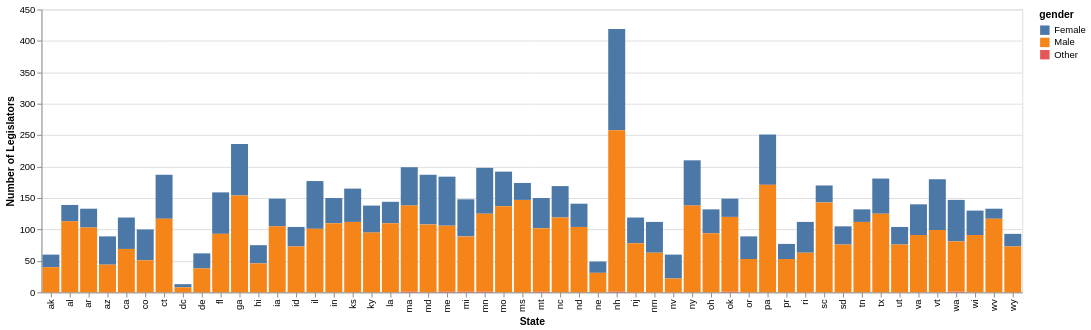

Write notebook code for a chart like this one.
### Markdown cell above
### 1.1: Initial Plot

First let's build a visualization of gender breakdowns in state legislatures.
Use the following:

- stacked bars per state
- each segment of stacked bar is gender

Your graph should somewhat resemble *imgs/ex1.1.png*.

### Code cell
def states_by_gender_initial(df):
    counts = (
        df.groupby(["state", "gender"]).size().reset_index(name="count")
    ) 
    
    return alt.Chart(counts).mark_bar().encode(
        x=(alt.X("state:N", title="State")),
        y=(alt.Y("count:Q", title="Number of Legislators")),
        color=alt.Color("gender:N")
    )

# render chart
states_by_gender_initial(legislators_df())

### Figure 1 — Vega-Lite specification as saved in the notebook (floating-point values rounded to 4 significant figures)
{"config": {"view": {"continuousWidth": 300, "continuousHeight": 300}}, "data": {"name": "data-e05d9ccbe9b6d0d100d2087e546bcfa5"}, "mark": {"type": "bar"}, "encoding": {"color": {"field": "gender", "type": "nominal"}, "x": {"field": "state", "title": "State", "type": "nominal"}, "y": {"field": "count", "title": "Number of Legislators", "type": "quantitative"}}, "$schema": "https://vega.github.io/schema/vega-lite/v6.4.1.json", "datasets": {"data-e05d9ccbe9b6d0d100d2087e546bcfa5": [{"state": "ak", "gender": "Female", "count": 20}, {"state": "ak", "gender": "Male", "count": 40}, {"state": "al", "gender": "Female", "count": 26}, {"state": "al", "gender": "Male", "count": 113}, {"state": "ar", "gender": "Female", "count": 30}, {"state": "ar", "gender": "Male", "count": 103}, {"state": "az", "gender": "Female", "count": 45}, {"state": "az", "gender": "Male", "count": 44}, {"state": "ca", "gender": "Female", "count": 50}, {"state": "ca", "gender": "Male", "count": 69}, {"state": "co", "gender": "Female", "count": 49}, {"state": "co", "gender": "Male", "count": 51}, {"state": "ct", "gender": "Female", "count": 70}, {"state": "ct", "gender": "Male", "count": 117}, {"state": "dc", "gender": "Female", "count": 5}, {"state": "dc", "gender": "Male", "count": 8}, {"state": "de", "gender": "Female", "count": 24}, {"state": "de", "gender": "Male", "count": 38}, {"state": "fl", "gender": "Female", "count": 66}, {"state": "fl", "gender": "Male", "count": 93}, {"state": "ga", "gender": "Female", "count": 82}, {"state": "ga", "gender": "Male", "count": 154}, {"state": "hi", "gender": "Female", "count": 29}, {"state": "hi", "gender": "Male", "count": 46}, {"state": "ia", "gender": "Female", "count": 44}, {"state": "ia", "gender": "Male", "count": 105}, {"state": "id", "gender": "Female", "count": 31}, {"state": "id", "gender": "Male", "count": 73}, {"state": "il", "gender": "Female", "count": 76}, {"state": "il", "gender": "Male", "count": 101}, {"state": "in", "gender": "Female", "count": 40}, {"state": "in", "gender": "Male", "count": 110}, {"state": "ks", "gender": "Female", "count": 53}, {"state": "ks", "gender": "Male", "count": 112}, {"state": "ky", "gender": "Female", "count": 43}, {"state": "ky", "gender": "Male", "count": 95}, {"state": "la", "gender": "Female", "count": 34}, {"state": "la", "gender": "Male", "count": 110}, {"state": "ma", "gender": "Female", "count": 61}, {"state": "ma", "gender": "Male", "count": 137}, {"state": "ma", "gender": "Other", "count": 1}, {"state": "md", "gender": "Female", "count": 79}, {"state": "md", "gender": "Male", "count": 108}, {"state": "me", "gender": "Female", "count": 78}, {"state": "me", "gender": "Male", "count": 105}, {"state": "me", "gender": "Other", "count": 1}, {"state": "mi", "gender": "Female", "count": 59}, {"state": "mi", "gender": "Male", "count": 88}, {"state": "mi", "gender": "Other", "count": 1}, {"state": "mn", "gender": "Female", "count": 73}, {"state": "mn", "gender": "Male", "count": 124}, {"state": "mn", "gender": "Other", "count": 1}, {"state": "mo", "gender": "Female", "count": 55}, {"state": "mo", "gender": "Male", "count": 137}, {"state": "ms", "gender": "Female", "count": 27}, {"state": "ms", "gender": "Male", "count": 147}, {"state": "mt", "gender": "Female", "count": 48}, {"state": "mt", "gender": "Male", "count": 101}, {"state": "mt", "gender": "Other", "count": 1}, {"state": "nc", "gender": "Female", "count": 50}, {"state": "nc", "gender": "Male", "count": 119}, {"state": "nd", "gender": "Female", "count": 37}, {"state": "nd", "gender": "Male", "count": 104}, {"state": "ne", "gender": "Female", "count": 18}, {"state": "ne", "gender": "Male", "count": 31}, {"state": "nh", "gender": "Female", "count": 161}, {"state": "nh", "gender": "Male", "count": 257}, {"state": "nh", "gender": "Other", "count": 1}, {"state": "nj", "gender": "Female", "count": 41}, {"state": "nj", "gender": "Male", "count": 78}, {"state": "nm", "gender": "Female", "count": 49}, {"state": "nm", "gender": "Male", "count": 63}, {"state": "nv", "gender": "Female", "count": 38}, {"state": "nv", "gender": "Male", "count": 22}, {"state": "ny", "gender": "Female", "count": 72}, {"state": "ny", "gender": "Male", "count": 138}, {"state": "oh", "gender": "Female", "count": 38}, {"state": "oh", "gender": "Male", "count": 94}, {"state": "ok", "gender": "Female", "count": 29}, {"state": "ok", "gender": "Male", "count": 119}, {"state": "ok", "gender": "Other", "count": 1}, {"state": "or", "gender": "Female", "count": 36}, {"state": "or", "gender": "Male", "count": 53}, {"state": "pa", "gender": "Female", "count": 80}, {"state": "pa", "gender": "Male", "count": 171}, {"state": "pr", "gender": "Female", "count": 24}, {"state": "pr", "gender": "Male", "count": 53}, {"state": "ri", "gender": "Female", "count": 49}, {"state": "ri", "gender": "Male", "count": 63}, {"state": "sc", "gender": "Female", "count": 27}, {"state": "sc", "gender": "Male", "count": 143}, {"state": "sd", "gender": "Female", "count": 29}, {"state": "sd", "gender": "Male", "count": 76}, {"state": "tn", "gender": "Female", "count": 20}, {"state": "tn", "gender": "Male", "count": 112}, {"state": "tx", "gender": "Female", "count": 56}, {"state": "tx", "gender": "Male", "count": 125}, {"state": "ut", "gender": "Female", "count": 28}, {"state": "ut", "gender": "Male", "count": 76}, {"state": "va", "gender": "Female", "count": 49}, {"state": "va", "gender": "Male", "count": 91}, {"state": "vt", "gender": "Female", "count": 81}, {"state": "vt", "gender": "Male", "count": 99}, {"state": "wa", "gender": "Female", "count": 66}, {"state": "wa", "gender": "Male", "count": 80}, {"state": "wa", "gender": "Other", "count": 1}, {"state": "wi", "gender": "Female", "count": 39}, {"state": "wi", "gender": "Male", "count": 91}, {"state": "wv", "gender": "Female", "count": 16}, {"state": "wv", "gender": "Male", "count": 117}, {"state": "wy", "gender": "Female", "count": 20}, {"state": "wy", "gender": "Male", "count": 73}]}}
